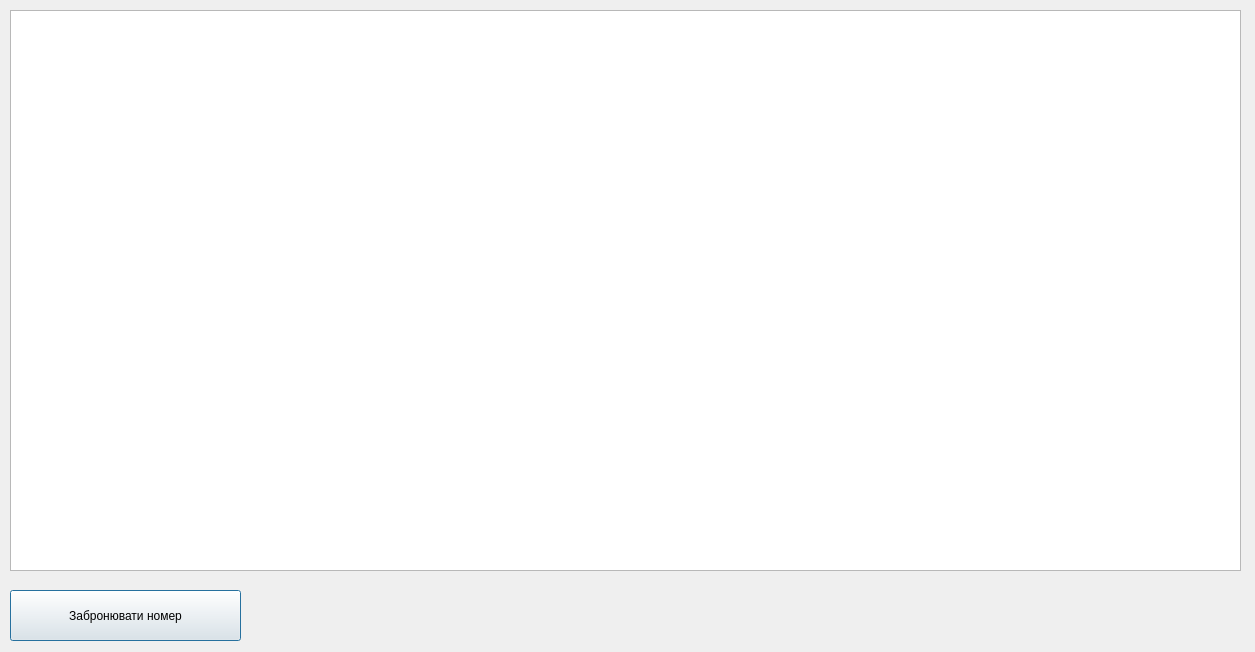
<?xml version="1.0" encoding="UTF-8"?>
<ui version="4.0">
 <class>EmployeeWindow</class>
 <widget class="QDialog" name="EmployeeWindow">
  <property name="geometry">
   <rect>
    <x>0</x>
    <y>0</y>
    <width>1255</width>
    <height>652</height>
   </rect>
  </property>
  <property name="windowTitle">
   <string>Dialog</string>
  </property>
  <widget class="QTableView" name="tableView">
   <property name="geometry">
    <rect>
     <x>10</x>
     <y>10</y>
     <width>1231</width>
     <height>561</height>
    </rect>
   </property>
  </widget>
  <widget class="QPushButton" name="bookRoom">
   <property name="geometry">
    <rect>
     <x>10</x>
     <y>590</y>
     <width>231</width>
     <height>51</height>
    </rect>
   </property>
   <property name="text">
    <string>Забронювати номер</string>
   </property>
  </widget>
 </widget>
 <resources/>
 <connections/>
</ui>
